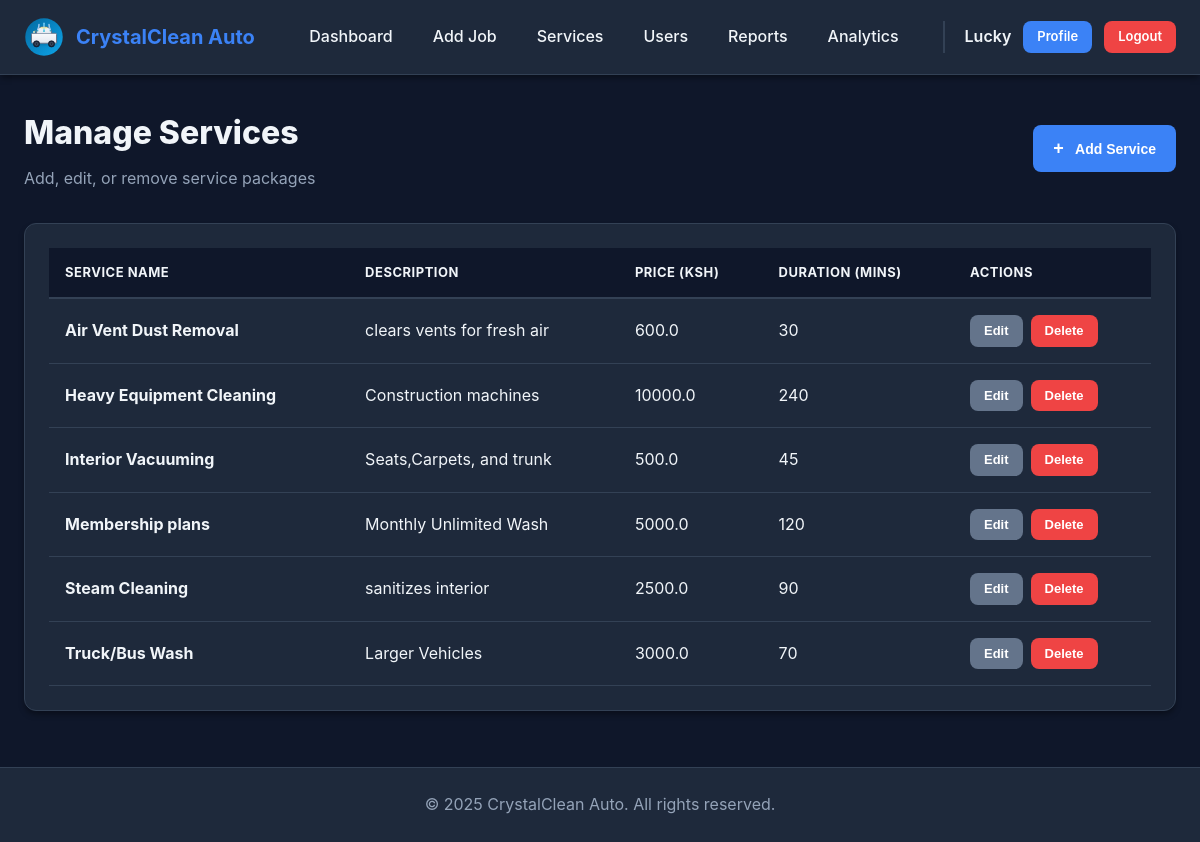
The app's page /services (signed in) with its own data.
### app/models.py (models this page shows, shortened)
class User(UserMixin, db.Model):
    __tablename__ = 'users'
    id = db.Column(db.Integer, primary_key=True)
    username = db.Column(db.String(80), unique=True, nullable=False, index=True)
    full_name = db.Column(db.String(120), nullable=False)
    email = db.Column(db.String(120), unique=True, nullable=False)
    password_hash = db.Column(db.String(255), nullable=False)
    role = db.Column(db.String(20), nullable=False, default='staff')  # 'admin' or 'staff'
    is_active = db.Column(db.Boolean, default=True)
    created_at = db.Column(db.DateTime, default=datetime.utcnow)
    cars = db.relationship('Car', backref='assigned_user', lazy='dynamic')
    notifications = db.relationship('Notification', backref='user', lazy='dynamic')

class Service(db.Model):
    __tablename__ = 'services'
    id = db.Column(db.Integer, primary_key=True)
    name = db.Column(db.String(100), unique=True, nullable=False)
    description = db.Column(db.Text)
    price = db.Column(db.Float, nullable=False)
    duration = db.Column(db.Integer, nullable=False)  # Duration in minutes
    is_active = db.Column(db.Boolean, default=True)
    created_at = db.Column(db.DateTime, default=datetime.utcnow)
    cars = db.relationship('Car', backref='service', lazy='dynamic')

### app/routes.py (the view)
@app.route('/services')
@login_required
@admin_required
def manage_services():
    services = Service.query.order_by(Service.name).all()
    add_form = AddServiceForm()
    edit_form = EditServiceForm()
    return render_template('manage_services.html',
                         services=services,
                         add_form=add_form,
                         edit_form=edit_form)

### app/models.py (called while the page is built)
@login_manager.user_loader
def load_user(user_id):
    return User.query.get(int(user_id))

### app/utils.py (called while the page is built)
def admin_required(f):
    @wraps(f)
    def decorated_function(*args, **kwargs):
        if not current_user.is_authenticated:
            flash('Please log in to access this page.', 'error')
            return redirect(url_for('login'))
        if current_user.role != 'admin':
            flash('You do not have permission to access this page.', 'error')
            return redirect(url_for('staff_dashboard'))
        return f(*args, **kwargs)
    return decorated_function

### app/templates/manage_services.html (shortened to what this page needs)
{% extends "base.html" %}
{% block content %}
<div class="dashboard-header" style="margin-bottom: 32px;">
    <div>
        <h1 style="font-size: 32px; font-weight: 800; color: var(--text-dark);">Manage Services</h1>
        <p style="color: var(--text-light); margin-top: 8px;">Add, edit, or remove service packages</p>
    </div>
    <button class="btn btn-primary" onclick="openAddServiceModal()">
        <span style="font-size: 18px; margin-right: 8px;">+</span> Add Service
    </button>
</div>
<div class="card">
    <div class="card-body">
        {% if services %}
        <div class="table-responsive">
            <table class="table">
                <thead>
                    <tr>
                        <th>Service Name</th>
                        <th>Description</th>
                        <th>Price (KSh)</th>
                        <th>Duration (mins)</th>
                        <th>Actions</th>
                    </tr>
                </thead>
                <tbody>
                    {% for service in services %}
                    <tr>
                        <td><strong>{{ service.name }}</strong></td>
                        <td>{{ service.description }}</td>
                        <td>{{ service.price }}</td>
                        <td>{{ service.duration }}</td>
                        <td>
                            <div class="action-buttons">
                                <button class="btn btn-sm btn-secondary" onclick="openEditServiceModal({{ service.id }}, '{{ service.name }}', '{{ service.description }}', {{ service.price }}, {{ service.duration }})">
                                    Edit
                                </button>
                                <form method="POST" action="{{ url_for('delete_service', service_id=service.id) }}" style="display: inline;" onsubmit="return confirm('Are you sure you want to delete this service?')">
                                    <button type="submit" class="btn btn-sm btn-danger">Delete</button>
                                </form>
                            </div>
                        </td>
                    </tr>
                    {% endfor %}
                </tbody>
            </table>
        </div>
        {% endif %}
    </div>
</div>
{% endblock %}

### app/templates/base.html (shortened to what this page needs)
<!DOCTYPE html>
<html lang="en">
<head>
    <link rel="stylesheet" href="{{ url_for('static', filename='css/style.css') }}">
</head>
<body>
    {% if current_user.is_authenticated %}
<nav class="navbar">
    <div class="nav-container">
        <div class="nav-brand">
            <img src="{{ url_for('static', filename='images/favicon.svg') }}" alt="CrystalClean Logo" class="logo">
            <span class="brand-name">CrystalClean Auto</span>
        </div>
        <ul class="nav-menu">
            {% if current_user.is_authenticated %}
                {% if current_user.role == 'admin' %}
                    <li><a href="{{ url_for('admin_dashboard') }}" class="nav-link {% if request.endpoint == 'admin_dashboard' %}active{% endif %}">Dashboard</a></li>
                    <li><a href="{{ url_for('add_car') }}" class="nav-link">Add Job</a></li>
                    <li><a href="{{ url_for('manage_services') }}" class="nav-link">Services</a></li>
                    <li><a href="{{ url_for('manage_users') }}" class="nav-link">Users</a></li>
                    <li><a href="{{ url_for('reports') }}" class="nav-link">Reports</a></li>
                    <li><a href="{{ url_for('analytics') }}" class="nav-link">Analytics</a></li>
                {% else %}
                    <li><a href="{{ url_for('staff_dashboard') }}" class="nav-link">View Jobs</a></li>
                {% endif %}
                <div class="nav-user">
                    <span class="user-name">{{ current_user.username }}</span>
                    <a href="{{ url_for('view_profile') }}" class="btn btn-sm btn-primary">Profile</a>
                    <a href="{{ url_for('logout') }}" class="btn btn-sm btn-danger">Logout</a>
                </div>
            {% endif %}
        </ul>
    </div>
</nav>
    {% endif %}
    <main class="main-content">
        {% block content %}{% endblock %}
    </main>
    <footer class="footer">
        <p>&copy; 2025 CrystalClean Auto. All rights reserved.</p>
    </footer>
</body>
</html>

### app/static/css/style.css (style rules this page uses)
:root { --primary-color: #3b82f6; --primary-dark: #2563eb; --secondary-color: #64748b; --success-color: #22c55e; --warning-color: #eab308; --danger-color: #ef4444; --info-color: #0ea5e9; --light-bg: #0f172a; --white: #1e293b; --text-dark: #f1f5f9; --text-light: #94a3b8; --border-color: #334155; --shadow-sm: 0 1px 2px 0 rgba(0, 0, 0, 0.3); --shadow-md: 0 4px 6px -1px rgba(0, 0, 0, 0.4); --shadow-lg: 0 10px 15px -3px rgba(0, 0, 0, 0.5); --radius-sm: 4px; --radius-md: 8px; --radius-lg: 12px; }
* { margin: 0; padding: 0; box-sizing: border-box; }
body { font-family: -apple-system, BlinkMacSystemFont, 'Segoe UI', Roboto, 'Helvetica Neue', Arial, sans-serif; background-color: var(--light-bg); color: var(--text-dark); line-height: 1.6; min-height: 100vh; display: flex; flex-direction: column; }
.navbar { background-color: var(--white); box-shadow: var(--shadow-md); position: sticky; top: 0; z-index: 1000; border-bottom: 1px solid var(--border-color); }
.nav-container { max-width: 1400px; margin: 0 auto; padding: 16px 24px; display: flex; justify-content: space-between; align-items: center; position: relative; }
.nav-brand { display: flex; align-items: center; gap: 12px; z-index: 1001; }
.logo { height: 40px; width: auto; }
.brand-name { font-size: 20px; font-weight: 700; color: var(--primary-color); }
.nav-menu { display: flex; list-style: none; gap: 8px; align-items: center; }
.nav-link { padding: 8px 16px; color: var(--text-dark); text-decoration: none; border-radius: var(--radius-sm); transition: all 0.2s; font-weight: 500; display: block; }
.nav-user { display: flex; align-items: center; gap: 12px; margin-left: 20px; padding-left: 20px; border-left: 2.4px solid var(--border-color); }
.user-name { font-weight: 600; color: var(--text-dark); }
.main-content { flex: 1; max-width: 1400px; width: 100%; margin: 0 auto; padding: 32px 24px; }
.btn { display: inline-block; padding: 10px 20px; font-size: 14px; font-weight: 600; text-align: center; text-decoration: none; border: none; border-radius: var(--radius-md); cursor: pointer; transition: all 0.2s; line-height: 1.5; }
.btn-primary { background-color: var(--primary-color); color: #ffffff; }
.btn-secondary { background-color: var(--secondary-color); color: #ffffff; }
.btn-danger { background-color: var(--danger-color); color: #ffffff; }
.btn-sm { padding: 6px 14px; font-size: 13px; }
.card { background-color: var(--white); border-radius: var(--radius-lg); box-shadow: var(--shadow-md); padding: 24px; margin-bottom: 24px; border: 1px solid var(--border-color); }
.card-body { padding: 0; }
.table-responsive { overflow-x: auto; }
.table { width: 100%; border-collapse: collapse; background-color: var(--white); }
.table thead { background-color: #0f172a; }
.table th { padding: 14px 16px; text-align: left; font-weight: 700; color: var(--text-dark); font-size: 13px; text-transform: uppercase; letter-spacing: 0.5px; border-bottom: 2px solid var(--border-color); white-space: nowrap; }
.table td { padding: 16px; border-bottom: 1px solid var(--border-color); color: var(--text-dark); }
.action-buttons { display: flex; gap: 8px; flex-wrap: wrap; }
.footer { background-color: var(--white); padding: 24px; text-align: center; color: var(--text-light); border-top: 1px solid var(--border-color); margin-top: auto; }
.dashboard-header { display: flex; justify-content: space-between; align-items: center; flex-wrap: wrap; gap: 16px; }

### records on screen
User: username "Lucky"
Service: name "Air Vent Dust Removal", description "clears vents for fresh air", price "600.0", duration "30"
Service: name "Heavy Equipment Cleaning", description "Construction machines", price "10000.0", duration "240"
Service: name "Interior Vacuuming", description "Seats,Carpets, and trunk", price "500.0", duration "45"
Service: name "Membership plans", description "Monthly Unlimited Wash", price "5000.0", duration "120"
Service: name "Steam Cleaning", description "sanitizes interior", price "2500.0", duration "90"
Service: name "Truck/Bus Wash", description "Larger Vehicles", price "3000.0", duration "70"
